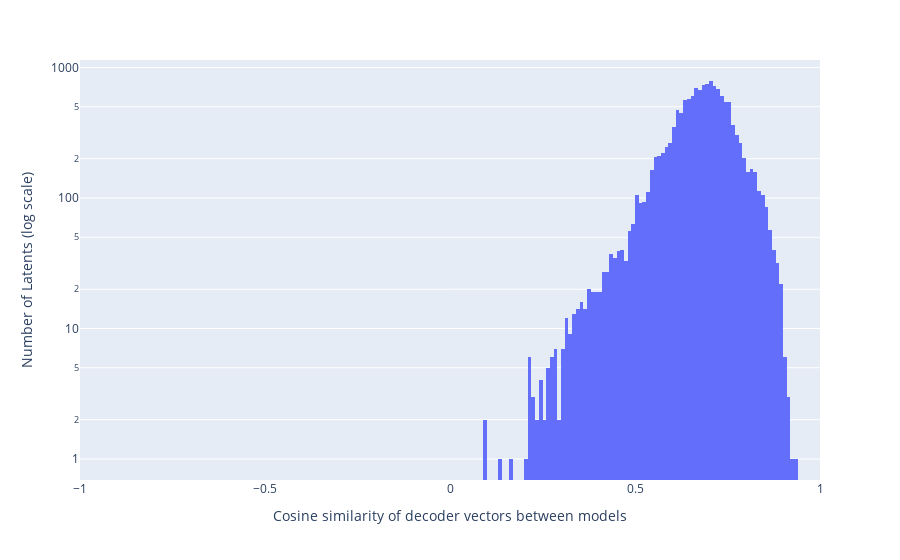

The notebook cell this image was saved under:
### Code cell
# Now let's check the cosine similarity of the "shared" decoder vectors between both models:

shared_latent_mask = (relative_norms < 0.7) & (relative_norms > 0.3)
shared_latent_mask.shape

cosine_sims = (cross_coder.W_dec[:, 0, :] * cross_coder.W_dec[:, 1, :]).sum(dim=-1) / (cross_coder.W_dec[:, 0, :].norm(dim=-1) * cross_coder.W_dec[:, 1, :].norm(dim=-1))
cosine_sims.shape

fig = px.histogram(
    cosine_sims[shared_latent_mask].to(torch.float32).detach().cpu().numpy(),
    #title="Cosine similarity of decoder vectors between models",
    log_y=True,  # Sets the y-axis to log scale
    range_x=[-1, 1],  # Sets the x-axis range from -1 to 1
    nbins=100,  # Adjust this value to change the number of bins
    labels={"value": "Cosine similarity of decoder vectors between models"}
)

fig.update_layout(showlegend=False)
fig.update_yaxes(title_text="Number of Latents (log scale)")

fig.show()

### Figure 1 — Plotly figure (JSON) as saved in the notebook; plotly's stock layout.template omitted (floating-point values rounded to 4 significant figures; data arrays with more than 128 entries replaced by an {"elided": "..."} marker saying what was removed)
{"data": [{"alignmentgroup": "True", "bingroup": "x", "hovertemplate": "variable=0<br>Cosine similarity of decoder vectors between models=%{x}<br>count=%{y}<extra></extra>", "legendgroup": "0", "marker": {"color": "#636efa", "pattern": {"shape": ""}}, "name": "0", "nbinsx": 100, "offsetgroup": "0", "orientation": "v", "showlegend": true, "type": "histogram", "x": {"elided": "14117 float values"}, "xaxis": "x", "yaxis": "y"}], "layout": {"barmode": "relative", "legend": {"title": {"text": "variable"}, "tracegroupgap": 0}, "margin": {"t": 60}, "showlegend": false, "xaxis": {"anchor": "y", "domain": [0, 1], "range": [-1, 1], "title": {"text": "Cosine similarity of decoder vectors between models"}}, "yaxis": {"anchor": "x", "domain": [0, 1], "title": {"text": "Number of Latents (log scale)"}, "type": "log"}}}
